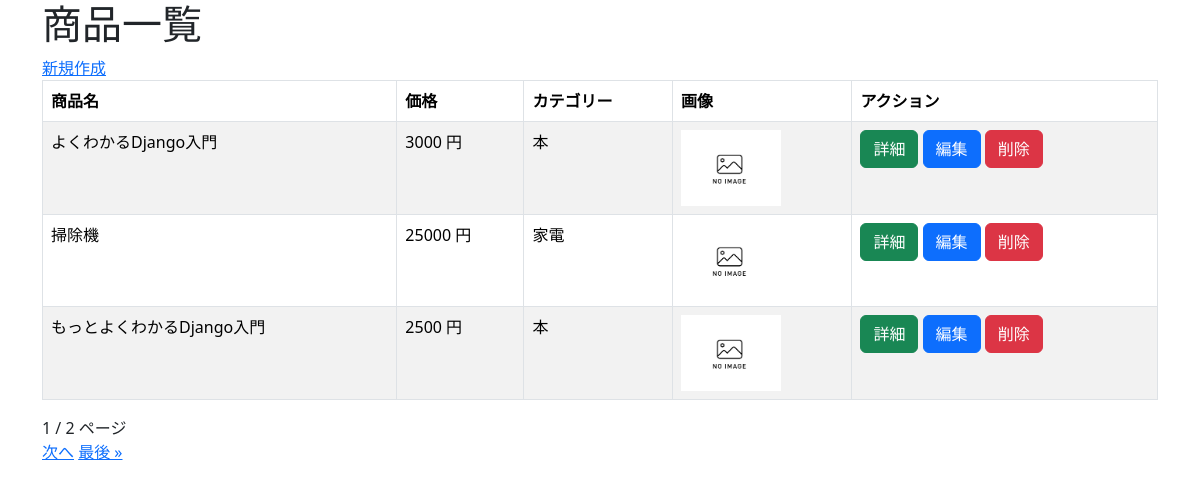
/crud/, run on the app's committed database.
### crud/models.py (models this page shows, shortened)
class Product(models.Model):
  name = models.CharField(max_length=200)
  price = models.PositiveBigIntegerField()
  category = models.ForeignKey(Category, on_delete=models.CASCADE)
  img = models.ImageField(blank=True, default='noImage.png')
  explain = models.TextField(blank=True, null=True)

class Category(models.Model):
  name = models.CharField(max_length=200)
  def __str__(self):
    return self.name

### crud/views.py (the view)
# urls.py: path('crud/' , views.ProductListView.as_view(), name="list"),
class ProductListView(ListView):
    model = Product
    template_name ="list.html"
    paginate_by = 3

### crud/templates/crud/product_list.html (shortened to what this page needs)
{% extends "base.html" %}
{% block content %}
<h1>商品一覧</h1>
<a href="{% url 'new' %}">新規作成</a>
<table class="table table-striped table-hover table-bordered">
  <thead>
    <tr>
      <th>商品名</th>
      <th>価格</th>
      <th>カテゴリー</th>
      <th>画像</th>
      <th>アクション</th>
    </tr>
  </thead>
  {% for product in object_list %}
  <tr>
    <td>{{ product.name }}</td>
    <td>{{ product.price}} 円</td>
    <td>{{ product.category }}</td>
    <td><img src="{{ product.img.url }}" style="width: 100px; height: auto;"></td>
    <td>
      <button class="btn btn-success" onclick="location.href='{% url 'detail' pk=product.pk %}'">詳細</button>
      <button class="btn btn-primary" onclick="location.href='{% url 'edit' pk=product.pk %}'">編集</button>
      <button class="btn btn-danger" onclick="location.href='{% url 'delete' pk=product.pk %}'">削除</button>
    </td>
  </tr>
  {% endfor %}
</table>
{{ page_obj.number}} / {{ page_obj.paginator.num_pages }} ページ<br>
{% if page_obj.has_next %}
<a href="?page={{ page_obj.next_page_number }}">次へ</a>
<a href="?page={{ page_obj.paginator.num_pages }}">最後 &raquo;</a>
{% endif %}
{% endblock %}

### crud/templates/base.html (shortened to what this page needs)
<!DOCTYPE html>
<html lang="ja">
<head>
  <link href="https://cdn.jsdelivr.net/npm/bootstrap@5.3.3/dist/css/bootstrap.min.css" rel="stylesheet">
</head>
<body>
  <div class="container">
    {% block content %}{% endblock %}
  </div>
</body>
</html>

### data on the page
Product: name "よくわかるDjango入門", price "3000", category "本", img (placeholder picture)
Product: name "掃除機", price "25000", category "家電", img (placeholder picture)
Product: name "もっとよくわかるDjango入門", price "2500", category "本", img (placeholder picture)

### other printed values
{{ page_obj.number }} "1"
{{ page_obj.paginator.num_pages }} "2"
